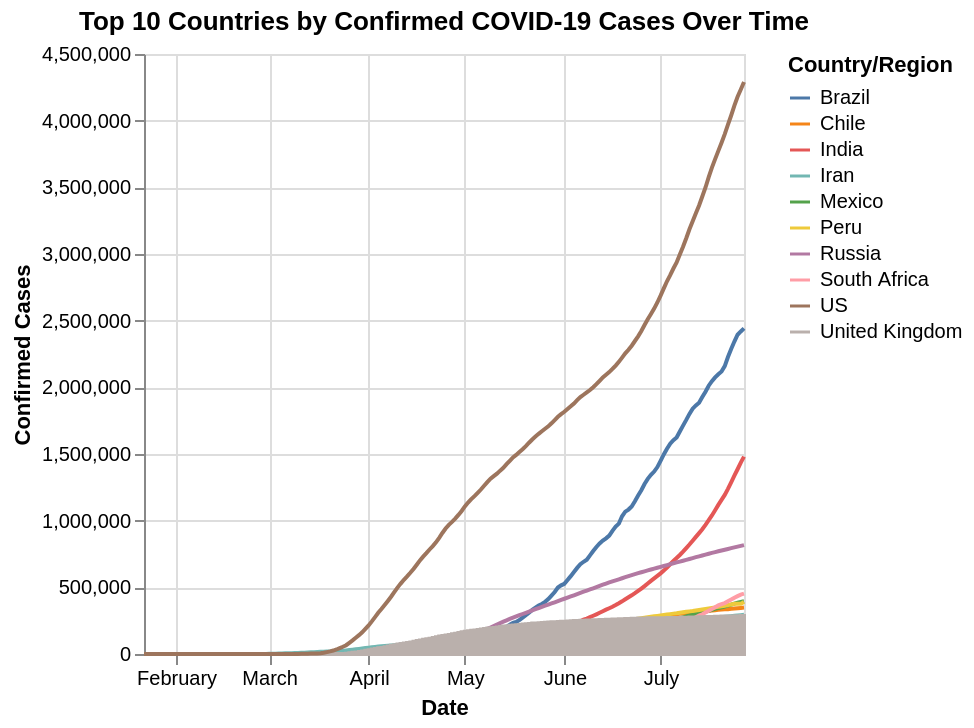

The notebook cell this image was saved under:
### Markdown cell above
## Create Line Chart

### Subtask:
Generate a multi-line chart using Altair, showing the confirmed case trends over time for each of the selected top countries on a single plot.

### Code cell
Top_10_country_cases_latest = df_latest_date.groupby('Country/Region')['Confirmed'].sum().reset_index()
top_10_countries = country_cases_latest.sort_values(by='Confirmed', ascending=False).head(10)


top_10_country_names = top_10_countries['Country/Region'].tolist()

df_top_10 = df[df['Country/Region'].isin(top_10_country_names)]

import altair as alt

chart = alt.Chart(df_top_10).mark_line().encode(
    x=alt.X('Date:T', title='Date'),
    y=alt.Y('Confirmed:Q', title='Confirmed Cases'),
    color='Country/Region:N',
    tooltip=['Country/Region', 'Date', 'Confirmed']
).properties(
    title='Top 10 Countries by Confirmed COVID-19 Cases Over Time'
)

chart

### Figure 1 — Vega-Lite specification as saved in the notebook (floating-point values rounded to 4 significant figures; data arrays with more than 128 entries replaced by an {"elided": "..."} marker saying what was removed)
{"config": {"view": {"continuousWidth": 300, "continuousHeight": 300}}, "data": {"name": "data-ce8718f4d26001c43f5e179810537989"}, "mark": {"type": "line"}, "encoding": {"color": {"field": "Country/Region", "type": "nominal"}, "tooltip": [{"field": "Country/Region", "type": "nominal"}, {"field": "Date", "type": "temporal"}, {"field": "Confirmed", "type": "quantitative"}], "x": {"field": "Date", "title": "Date", "type": "temporal"}, "y": {"field": "Confirmed", "title": "Confirmed Cases", "type": "quantitative"}}, "title": "Top 10 Countries by Confirmed COVID-19 Cases Over Time", "$schema": "https://vega.github.io/schema/vega-lite/v5.20.1.json", "datasets": {"data-ce8718f4d26001c43f5e179810537989": {"elided": "3760 records"}}}
